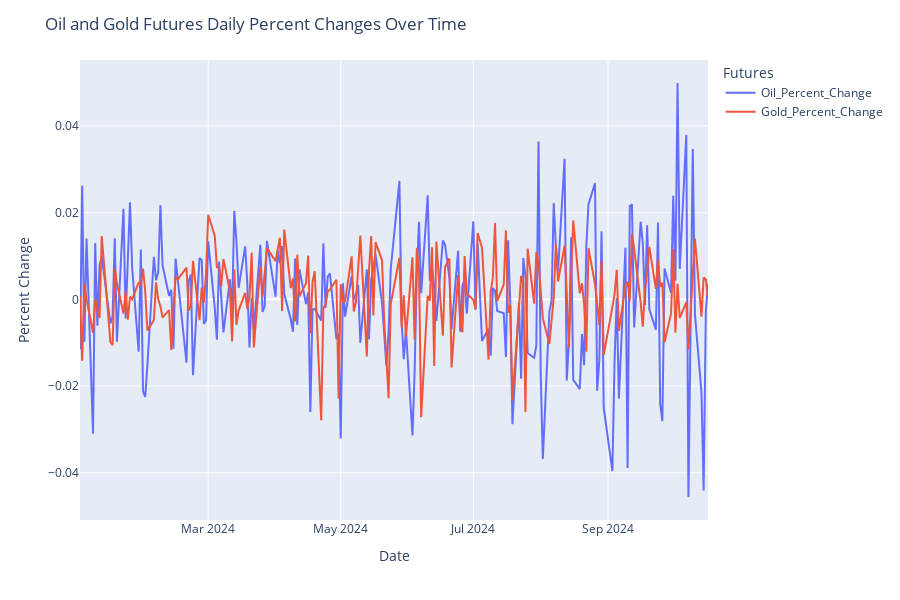

Write notebook code for a chart like this one.
### Markdown cell above
This tells us there is is very little correlation between the two since the scores are very close to 0, meaning there is little to no correlation.

Finally, lets take a look at the change in price from the previous day, denoted as a percent change where it is positive if the price increased since the previous day, and negative if it decreased from the previous day.

### Code cell
# File paths for the uploaded Excel files
oil_file_path = '/Users/AlanWei1/Documents/Ascend Pan-Asian Leaders/Crude Oil Future Prices Dataset.xlsm'
gold_file_path = '/Users/AlanWei1/Documents/Ascend Pan-Asian Leaders/Gold Future Prices Dataset.xlsm'

# Load the excel files into pandas DataFrames
oil_df = pd.read_excel(oil_file_path)
gold_df = pd.read_excel(gold_file_path)

# Extract relevant columns: 'Time' and '%Chg' (which is in Column G)
oil_df = oil_df[['Time', '%Chg']].rename(columns={'%Chg': 'Oil_Percent_Change'})
gold_df = gold_df[['Time', '%Chg']].rename(columns={'%Chg': 'Gold_Percent_Change'})

# Convert 'Time' to datetime format
oil_df['Time'] = pd.to_datetime(oil_df['Time'])
gold_df['Time'] = pd.to_datetime(gold_df['Time'])

# Merge the two datasets on 'Time', keeping only the times where both percent changes are available
merged_pct_df = pd.merge(oil_df, gold_df, on='Time', how='inner')

# Display the table of datapoints (oil and gold percent changes)
print(merged_pct_df[['Time', 'Oil_Percent_Change', 'Gold_Percent_Change']].head().to_string(index=False))

# Plot the percent changes for both oil and gold
fig = px.line(merged_pct_df, x='Time', y=['Oil_Percent_Change', 'Gold_Percent_Change'], labels={
    'Time': 'Date',
    'value': 'Percent Change',
    'variable': 'Futures Percent Change'
})

# Update the layout for better readability
fig.update_layout(
    title="Oil and Gold Futures Daily Percent Changes Over Time",
    xaxis_title="Date",
    yaxis_title="Percent Change",
    legend_title="Futures",
    width=900,
    height=600
)

# Show the plot
fig.show()

### Figure 1 — Plotly figure (JSON) as saved in the notebook; plotly's stock layout.template omitted (floating-point values rounded to 4 significant figures; data arrays with more than 128 entries replaced by an {"elided": "..."} marker saying what was removed)
{"data": [{"hovertemplate": "Futures Percent Change=Oil_Percent_Change<br>Date=%{x}<br>Percent Change=%{y}<extra></extra>", "legendgroup": "Oil_Percent_Change", "line": {"color": "#636efa", "dash": "solid"}, "marker": {"symbol": "circle"}, "mode": "lines", "name": "Oil_Percent_Change", "orientation": "v", "showlegend": true, "type": "scatter", "x": {"elided": "201 str values"}, "xaxis": "x", "y": {"elided": "201 float values"}, "yaxis": "y"}, {"hovertemplate": "Futures Percent Change=Gold_Percent_Change<br>Date=%{x}<br>Percent Change=%{y}<extra></extra>", "legendgroup": "Gold_Percent_Change", "line": {"color": "#EF553B", "dash": "solid"}, "marker": {"symbol": "circle"}, "mode": "lines", "name": "Gold_Percent_Change", "orientation": "v", "showlegend": true, "type": "scatter", "x": {"elided": "201 str values"}, "xaxis": "x", "y": {"elided": "201 float values"}, "yaxis": "y"}], "layout": {"height": 600, "legend": {"title": {"text": "Futures"}, "tracegroupgap": 0}, "margin": {"t": 60}, "title": {"text": "Oil and Gold Futures Daily Percent Changes Over Time"}, "width": 900, "xaxis": {"anchor": "y", "domain": [0, 1], "title": {"text": "Date"}}, "yaxis": {"anchor": "x", "domain": [0, 1], "title": {"text": "Percent Change"}}}}
